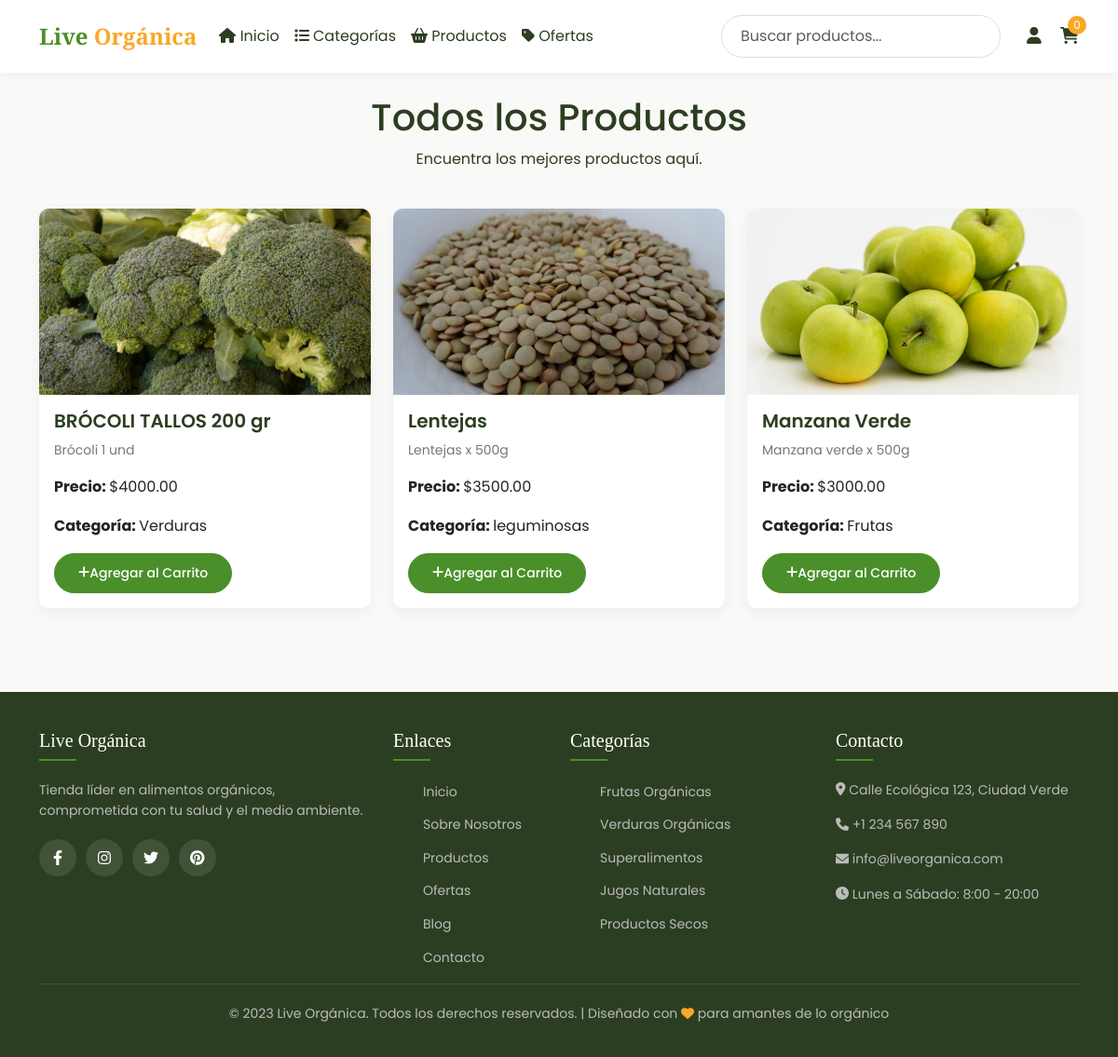
/productos/, run on the app's committed database.
### productos/models.py (models this page shows, shortened)
class Producto(models.Model):
    nombre = models.CharField(max_length=200)
    descripcion = models.TextField()
    precio = models.DecimalField(max_digits=10, decimal_places=2)
    categoria = models.ForeignKey(Categoria, on_delete=models.CASCADE)
    imagen = models.ImageField(upload_to='productos/')
    en_oferta = models.BooleanField(default=False)

class Categoria(models.Model):
    nombre = models.CharField(max_length=100, unique=True)
    imagen = models.ImageField(upload_to='categorias/', null=True, blank=True)  # Permite valores nulos inicialmente
    def __str__(self):
        return self.nombre

### productos/views.py (the view)
# urls.py: path('', include('productos.urls')),
def productos(request):
    productos = Producto.objects.all()
    return render(request, 'productos/allproductos.html', {'productos': productos})

### productos/context_processors.py (called while the page is built)
def total_productos_en_carrito(request):
    carrito_items = Carrito.objects.all()
    total_items = sum(item.cantidad for item in carrito_items)
    return {
        'total_productos_en_carrito': total_items,
        'vista_previa_carrito': carrito_items
    }

### productos/templates/productos/allproductos.html
{% load static %}
{% include 'productos/menu.html' %}
<div class="container mt-4">
    <div class="row mb-4">
        <div class="col-md-12 text-center">
            <h1>Todos los Productos</h1>
            <p>Encuentra los mejores productos aquí.</p>
        </div>
    </div>
<div class="row">
    {% for producto in productos %}
    <div class="col-md-4">
        <div class="card">
            <a href="{% url 'detalle_producto' producto.id %}">
                <img src="{{ producto.imagen.url }}" class="card-img-top" alt="{{ producto.nombre }}">
            </a>
            <div class="card-body">
                <h5 class="card-title">{{ producto.nombre }}</h5>
                <p class="card-text">{{ producto.descripcion }}</p>
                <p><strong>Precio: </strong>${{ producto.precio }}</p>
                <p><strong>Categoría: </strong>{{ producto.categoria }}</p>
                <a href="{% url 'agregar_al_carrito' producto.id %}" class="btn btn-sm btn-primary">
                    <i class="fas fa-plus"></i>Agregar al Carrito
                </a>
            </div>
        </div>
    </div>
    {% endfor %}
</div>
</div>
{% include 'productos/footer.html' %}

### static/css/styles.css (style rules this page uses)
:root { --primary: #4a8f29; --primary-light: #6bbf47; --secondary: #f8f1e5; --dark: #2c3e21; --light: #ffffff; --accent: #f9a825; }
body { font-family: 'Poppins', sans-serif; background-color: #f9f9f7; color: var(--dark); line-height: 1.6; }
.card { border: none; border-radius: 10px; overflow: hidden; box-shadow: 0 5px 15px rgba(0, 0, 0, 0.05); transition: all 0.3s; margin-bottom: 30px; }
.card-img-top { height: 200px; object-fit: cover; transition: transform 0.5s; }
.card-title { font-weight: 600; color: var(--dark); }
.card-text { color: #777; font-size: 14px; }
.btn-primary { background-color: var(--primary); border-color: var(--primary); padding: 10px 25px; border-radius: 30px; font-weight: 500; }

### data on the page
Producto: imagen (picture), nombre "BRÓCOLI TALLOS 200 gr", descripcion "Brócoli 1 und", precio "4000.00", categoria "Verduras"
Producto: imagen (picture), nombre "Lentejas", descripcion "Lentejas x 500g", precio "3500.00", categoria "leguminosas"
Producto: imagen (picture), nombre "Manzana Verde", descripcion "Manzana verde x 500g", precio "3000.00", categoria "Frutas"

### other printed values
{{ total_productos_en_carrito }} "0"
